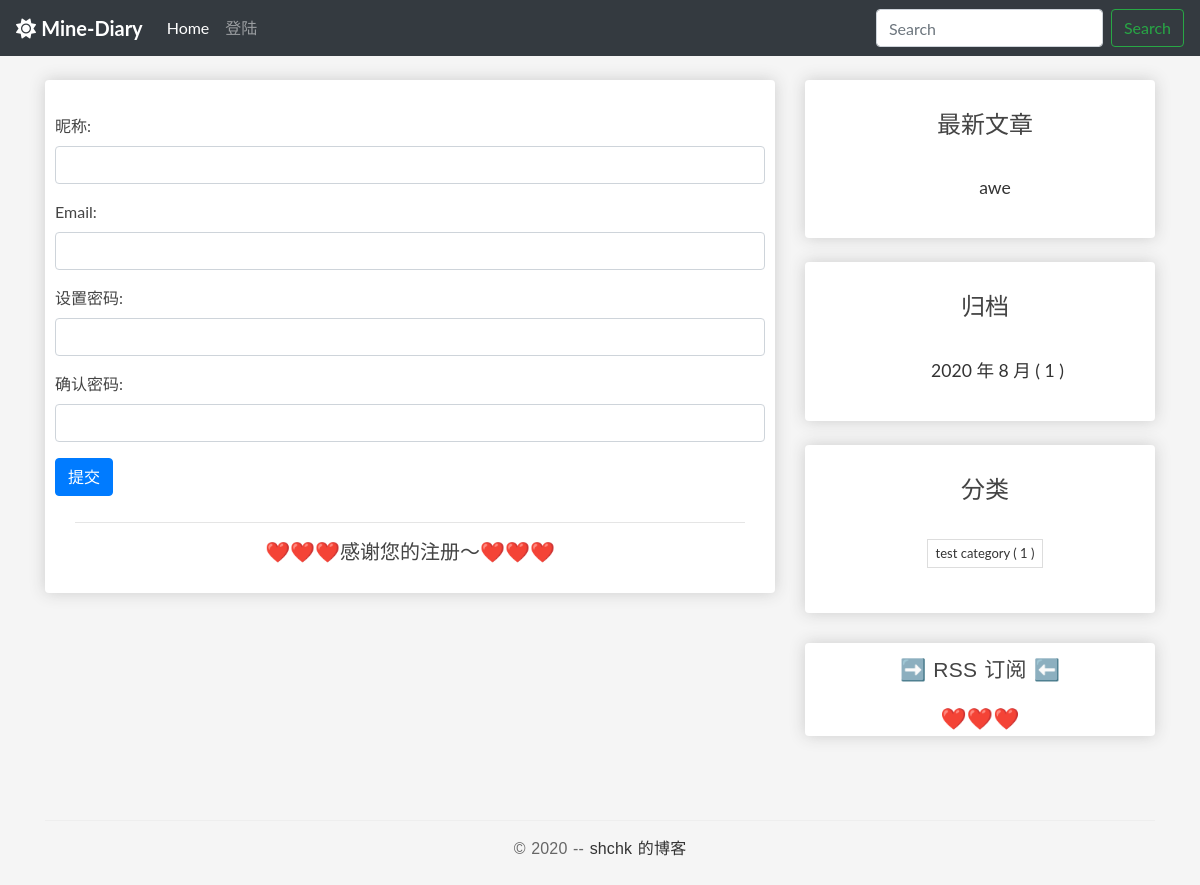
The page /userprofile/register/ on the database its author committed.
### blog/models.py (models this page shows, shortened)
class Post(models.Model):
    author = models.ForeignKey(
        User, verbose_name='作者', on_delete=models.CASCADE)
    title = models.CharField('标题', max_length=100)
    body = models.TextField('正文')
    created_time = models.DateTimeField('创建时间', default=timezone.now)
    modified_time = models.DateTimeField('修改时间')
    excerpt = models.CharField('摘要', max_length=100, blank=True)
    categories = models.ForeignKey(
        Category, verbose_name='分类', on_delete=models.CASCADE)
    views = models.PositiveIntegerField('浏览量', default=0, editable=False)
    likes = models.PositiveIntegerField(default=0)
    def get_absolute_url(self):
        return reverse('blog:detail', kwargs={'pk': self.pk})
    class Meta:
        verbose_name = '文章'
        verbose_name_plural = verbose_name
        ordering = ['-created_time']

class Category(models.Model):
    name = models.CharField(max_length=100)
    class Meta:
        verbose_name = '分类'
        verbose_name_plural = verbose_name

### userprofile/views.py (the view)
# urls.py: path('register/', user_register, name='user_register'),
def user_register(request):
    if request.method == "POST":
        user_register_form = UserRegisterForm(data=request.POST)
        if user_register_form.is_valid():
            new_user = user_register_form.save(commit=False)
            new_user.set_password(user_register_form.cleaned_data['password'])
            new_user.save()
            login(request, new_user)
            return redirect('blog:index')
        else:
            return HttpResponse('注册时输入有误，请重新输入～')
    elif request.method == "GET":
        user_register_form = UserRegisterForm()
        context = {
            'form': user_register_form
        }
        return render(request, 'userprofile/register.html', context)
    else:
        return HttpResponse('请使用GET或POST请求数据~')

### userprofile/forms.py (shortened to what this page needs)
class UserRegisterForm(forms.ModelForm):
    password = forms.CharField()
    password2 = forms.CharField()
    class Meta:
        model = User
        fields = ['username', 'email']

### blog/templatetags/blog_extras.py (called while the page is built)
@register.inclusion_tag('blog/inclusions/_recent_posts.html', takes_context=True)
def show_recent_posts(context, num=5):
    return {
        'recent_post_list': Post.objects.all().order_by('-created_time')[:num],
    }

@register.inclusion_tag('blog/inclusions/_archives.html', takes_context=True)
def show_archives(context):
    date_list = Post.objects.annotate(year=ExtractYear('created_time'), month=ExtractMonth(
        'created_time')).values('year', 'month').order_by('year', 'month').annotate(num_posts=Count('id'))
    return {
        'date_list': date_list
    }

@register.inclusion_tag('blog/inclusions/_categories.html', takes_context=True)
def show_categories(context):
    category_list = Category.objects.annotate(
        num_posts=Count('post')).filter(num_posts__gt=0)
    return {
        'category_list': category_list
    }

### userprofile/templates/userprofile/register.html (shortened to what this page needs)
{% extends 'base.html' %}
{% block main %}
    <div class="container box-element">
        <div class="row">
            <div class="col-12">
                <br>
                <form method="post" action=".">
                    <div class="form-group">
                        <label for="username">昵称: </label>
                        <input type="text" class="form-control" id="username" name="username" required>
                    </div>
                    <div class="form-group">
                        <label for="email">Email: </label>
                        <input type="text" class="form-control" id="email" name="email">
                    </div>
                    <div class="form-group">
                        <label for="password">设置密码: </label>
                        <input type="password" class="form-control" id="password" name="password" required>
                    </div>
                    <div class="form-group">
                        <label for="password2">确认密码: </label>
                        <input type="password" class="form-control" id="password2" name="password2" required>
                    </div>
                    <button type="submit" class="btn btn-primary">提交</button>
                    <div class="form-group entry-free">
                        <hr>
                        <h5>❤️❤️❤️感谢您的注册～❤️❤️❤️</h5>
                    </div>
                </form>
            </div>
        </div>
    </div>
{% endblock main %}

### blog/templates/blog/inclusions/_recent_posts.html
<div class="widget widget-recent-posts">
  <h3 class="widget-title entry-title">最新文章</h3>
  <ul>
    {% for post in recent_post_list %}
      <div class="entry-free">
        <li>
            <a href="{{ post.get_absolute_url }}">{{ post.title }}</a>
        </li>
      </div>
    {% empty %}
      暂无文章！
    {% endfor %}
  </ul>
</div>

### blog/templates/blog/inclusions/_categories.html
<div class="widget widget-tag-cloud">
  <h3 class="widget-title entry-title">分类</h3>
  <ul>
    {% for category in category_list %}
        <div class="entry-free">
            <li>
                <a href="{% url 'blog:categories' category.pk %}">{{ category.name }} <span class="post-count">( {{ category.num_posts }} )</span></a>
            </li>
        </div>
    {% empty %}
      暂无分类！
    {% endfor %}
  </ul>
</div>

### blog/static/blog/css/main.css (style rules this page uses)
body { background-color: whitesmoke; }
.box-element { box-shadow: hsl(0, 0%, 80%) 0 0 16px; background-color: #fff; border-radius: 4px; padding: 10px; }
.entry-free { text-align: center; font-size: 1.1em; margin-bottom: 20px; line-height: 1.6; padding: 10px 20px 0; }
* { outline: none; }
h1, h2, h3, h4, h5, h6 { margin-top: 0; }
a { color: #333; }
body { color: #444; font-family: 'Lato', sans-serif; }
.entry-title { text-align: center; font-size: 1.9em; margin-bottom: 20px; line-height: 1.6; padding: 10px 20px 0; }
.widget { background: #fff; padding: 5px 0 5px 10px; }
.widget-title { font-size: 1.5em; margin-bottom: 20px; line-height: 1.6; padding: 10px 0 0; font-weight: 400; }
.widget-recent-posts ul { padding: 0; margin: 0; padding-left: 20px; }
.widget-recent-posts ul li { list-style-type: none; position: relative; line-height: 170%; margin-bottom: 10px; }
.widget-recent-posts ul li::before { content: '\f3d3'; font-family: "Ionicons"; position: absolute; left: -17px; top: 3px; font-size: 16px; color: #000; }
.widget-tag-cloud ul { padding: 0; margin: 0; margin-right: -10px; }
.widget-tag-cloud ul li { list-style-type: none; font-size: 13px; display: inline-block; margin-right: 10px; margin-bottom: 10px; padding: 3px 8px; border: 1px solid #ddd; }

### rows shown on the page
Post: title "awe"
Category: name "test category", num_posts "1"

### other values the page prints
{{ date.year }} "2020"
{{ date.month }} "8"
{{ date.num_posts }} "1"
